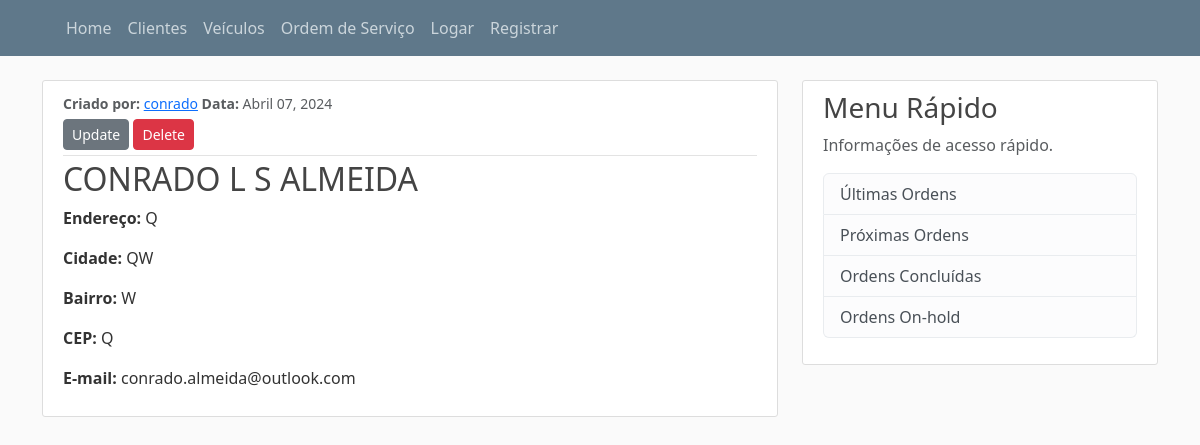
Before: /garage/clientes/4/ with the older database file.
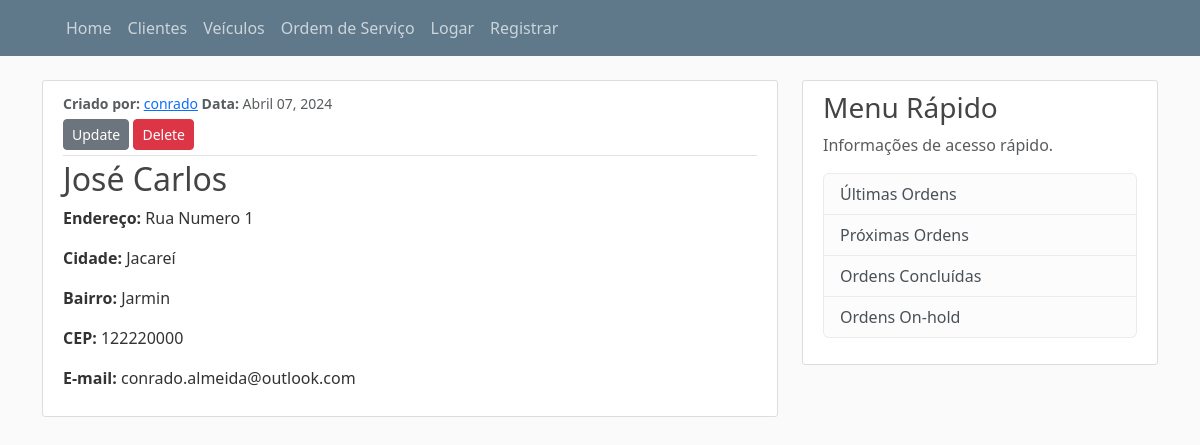
After: the same page with the newer database file.
### garage/models.py (models this page shows, shortened)
class Cliente(models.Model):
    nome = models.CharField(max_length=250)
    slug = models.SlugField(max_length=250)
    n_cpf = models.CharField(max_length=50)
    endereco = models.CharField(max_length=150)
    bairro = models.CharField(max_length=50)
    cidade = models.CharField(max_length=50)
    cep = models.CharField(max_length=9)
    data_criacao = models.DateTimeField(auto_now_add=True)
    email = models.CharField(max_length=100)
    autor = models.ForeignKey(User, on_delete=models.CASCADE)

### garage/views.py (the view)
# urls.py: path('clientes/<int:pk>/', ClienteDetailView.as_view(), name='client-detail'),
class ClienteDetailView(DetailView):
    model = Cliente
    template_name = 'garage/clientes/client_details.html'

### templates/garage/clientes/client_details.html (shortened to what this page needs)
{% extends "garage/base.html" %}
{% block content %}
  <article class="media content-section">
    <div class="media-body">
      <div class="article-metadata">
        <small class="text-muted">
          <strong> Criado por: <a class="mr-2" href="#"></strong>{{object.autor}}</a>
          <strong> Data: </strong>{{object.data_criacao|date:"F d, Y"}}
        </small>
        {% if object.nome != user %}
          <div>
            <a class="btn btn-secondary btn-sm mt-1 mb-1" href="{% url 'garage:client-update' object.id %}">Update</a>
            <a class="btn btn-danger btn-sm mt-1 mb-1" href="{% url 'garage:client-delete' object.id %}">Delete</a>
          </div>
        {% endif %}
      </div>
      <h2 class="article-title">{{object.nome}}</h2>
      <p class="article-content"><strong>Endereço: </strong>{{object.endereco}}</p>
      <p class="article-content"><strong>Cidade: </strong>{{object.cidade}}</p>
      <p class="article-content"><strong>Bairro: </strong>{{object.bairro}}</p>
      <p class="article-content"><strong>CEP: </strong>{{object.cep}}</p>
      <p class="article-content"><strong>E-mail: </strong>{{object.email}}</p>
    </div>
  </article>
{% endblock content %}

Changed rows visible on the page:
changed Cliente "conrado.almeida@outlook.com": nome "CONRADO L S ALMEIDA" → "José Carlos"; endereco "Q" → "Rua Numero 1"; cidade "QW" → "Jacareí"; bairro "W" → "Jarmin"; cep "Q" → "122220000"
